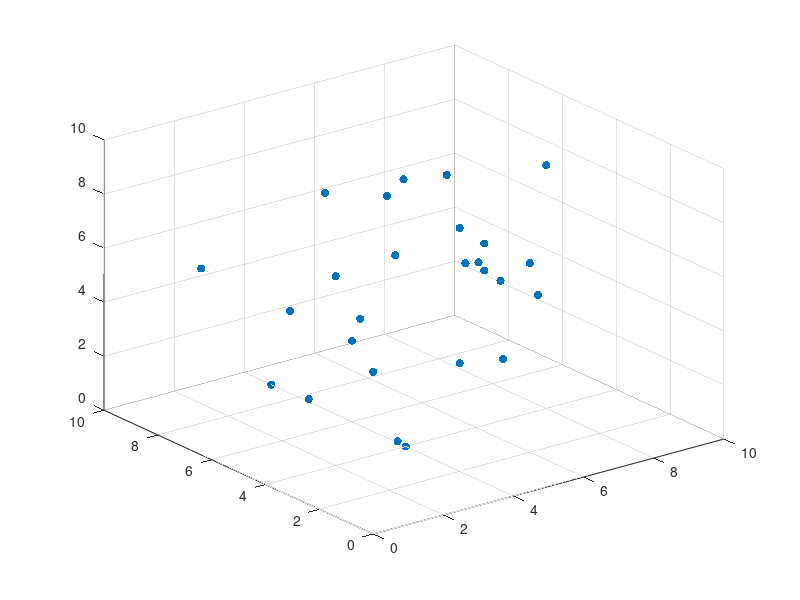

Recreate this plot in MATLAB.
x=[4,5,6,7,4,4,4,7,2,8,5,0,2,6,4,3,8,2,9,7,3,7,3,6,9,4]
y=[2,6,3,5,7,6,2,8,9,4,7,0,4,7,9,3,7,5,9,3,7,5,0,2,7,4]
z=[4,8,3,5,8,3,9,7,5,9,3,6,7,5,0,1,4,2,6,5,4,6,9,7,3,0]
scatter3(x,y,z,'filled')